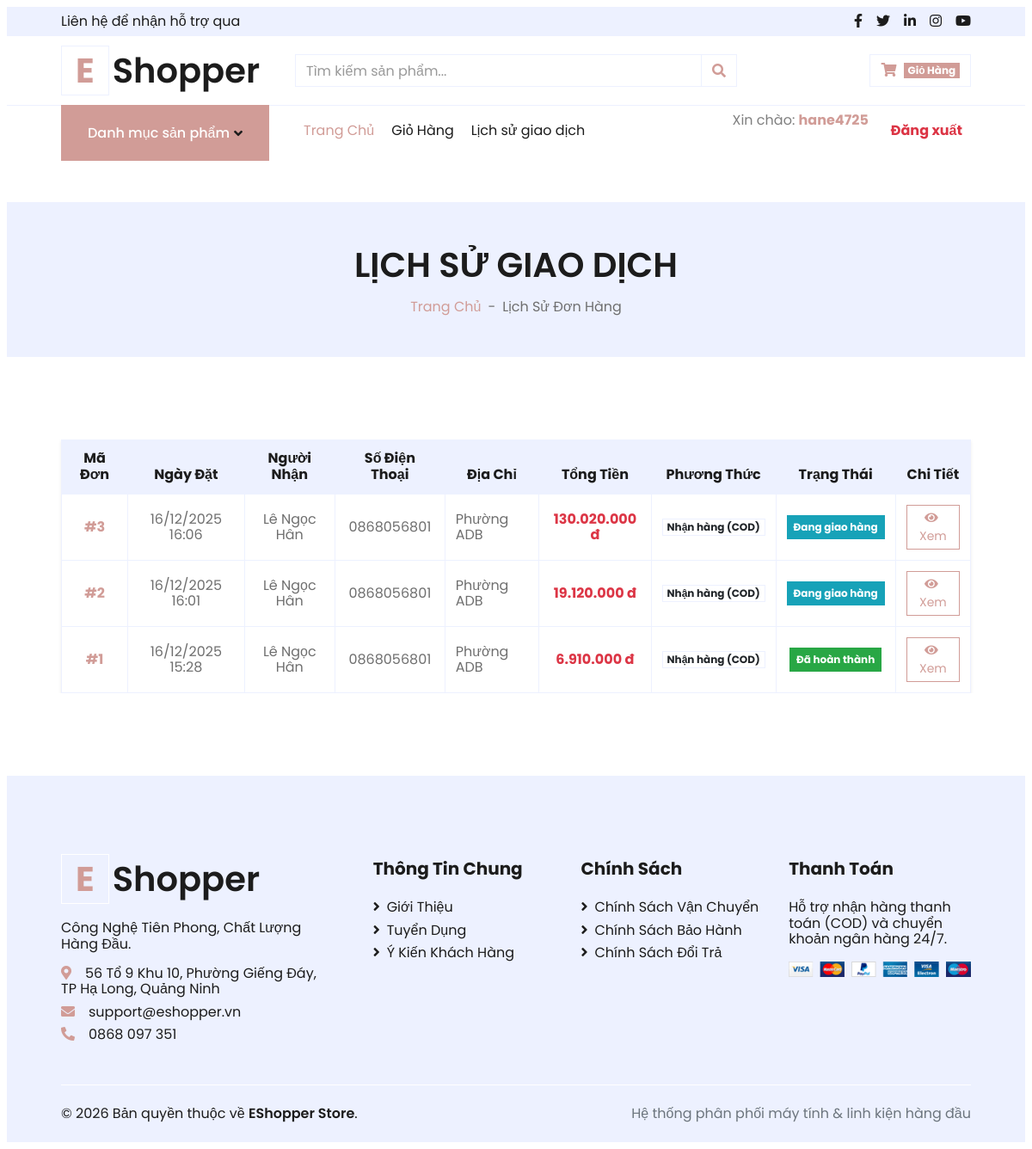
Screenshot of /index.php?controller=LichSuDonHang (signed in) with the database file from the repository.
### tables this page shows
CREATE TABLE `DonHang` (
  `OrderID` INT NOT NULL AUTO_INCREMENT,
  `UserName` VARCHAR(50) NOT NULL,
  `NgayDat` DATETIME DEFAULT CURRENT_TIMESTAMP,
  `TongTien` BIGINT NOT NULL,
  `TrangThai` INT DEFAULT 0 COMMENT '0: Chờ xử lý, 1: Đã xác nhận, 2: Đang giao, 3: Đã giao/hoàn tất',
  `DiaChiGiaoHang` VARCHAR(255) NOT NULL,
  `PhuongThucThanhToan` VARCHAR(50) DEFAULT 'COD',
  PRIMARY KEY (`OrderID`),
  KEY `FK_DonHang_UserName` (`UserName`)
);

CREATE TABLE `NguoiDung` (
  `UserName` VARCHAR(50) NOT NULL,
  `HoTen` VARCHAR(50) NOT NULL,
  `Email` VARCHAR(100) NOT NULL,
  `MatKhau` VARCHAR(255) NOT NULL,
  `SoDienThoai` VARCHAR(20) NOT NULL,
  `DiaChi` VARCHAR(255) NOT NULL,
  `Quyen` INT NOT NULL DEFAULT 1 COMMENT '0: Admin, 1: Khách hàng, 2: Nhân viên/Khác',
  PRIMARY KEY (`UserName`),
  UNIQUE KEY `UQ_NguoiDung_Email` (`Email`)
);

### controllers/LichSuDonHangController.php (called while the page is built, shortened)
<?php
require_once __DIR__ . '/../models/DonHangModel.php';
class LichSuDonHangController {
    public function index() {
        $username = $_SESSION['User'];
        $donHangModel = new DonHangModel();
        $dsDonHang = $donHangModel->layLichSuDonHang($username);
        require_once __DIR__ . '/../views/lich-su-don-hang.php';
    }
}

### config/database.php (called while the page is built, shortened)
<?php
class Database {
    private static $host = 'localhost';
    private static $port = '3306';
    private static $db_name = 'webbanpc';
    private static $username = 'root';
    private static $password = '';
    private static $conn = null;
    public static function getConnection() {
        if (self::$conn === null) {
            try {
                $dsn = "mysql:host=" . self::$host . ";port=" . self::$port . ";dbname=" . self::$db_name . ";charset=utf8mb4";
                self::$conn = new PDO($dsn, self::$username, self::$password, [
                    PDO::ATTR_ERRMODE => PDO::ERRMODE_EXCEPTION,
                    PDO::ATTR_DEFAULT_FETCH_MODE => PDO::FETCH_ASSOC,
                    PDO::ATTR_EMULATE_PREPARES => false,
                    PDO::ATTR_CASE => PDO::CASE_NATURAL
                ]);
            } catch (PDOException $e) {
                self::$connectionError = $e->getMessage();
                return null;
            }
        }
        return self::$conn;
    }
}

### models/DonHangModel.php (called while the page is built, shortened)
<?php
require_once __DIR__ . '/../config/database.php';
class DonHangModel {
    private $db;
    public function __construct() {
        $this->db = Database::getConnection();
    }
    public function layLichSuDonHang($username) {
        $sql = "SELECT dh.*, dh.DiaChiGiaoHang AS DiaChi, dh.PhuongThucThanhToan AS PhuongThuc,
                       nd.HoTen, nd.SoDienThoai
                FROM DonHang dh
                LEFT JOIN NguoiDung nd ON dh.UserName = nd.UserName
                WHERE dh.UserName = :user
                ORDER BY dh.OrderID DESC";
        $stmt = $this->db->prepare($sql);
        $stmt->execute([':user' => $username]);
        return $stmt->fetchAll();
    }
}

### views/lich-su-don-hang.php (the view, shortened to what this page needs)
<?php require_once __DIR__ . '/../includes/header.php'; ?>
<?php require_once __DIR__ . '/../includes/navbar.php'; ?>
<div class="container-fluid bg-secondary mb-5">
    <div class="d-flex flex-column align-items-center justify-content-center" style="min-height: 180px">
        <h1 class="font-weight-semi-bold text-uppercase mb-3">Lịch Sử Giao Dịch</h1>
        <div class="d-inline-flex">
            <p class="m-0"><a href="<?= BASE_URL ?>/index.php">Trang Chủ</a></p>
            <p class="m-0 px-2">-</p>
            <p class="m-0">Lịch Sử Đơn Hàng</p>
        </div>
    </div>
</div>
<div class="container-fluid pt-5">
    <div class="row px-xl-5">
        <div class="col-12 table-responsive mb-5">
            <?php if (!empty($dsDonHang)): ?>
                <table class="table table-bordered text-center mb-0 bg-white shadow-sm">
                    <thead class="bg-secondary text-dark">
                        <tr>
                            <th>Mã Đơn</th>
                            <th>Ngày Đặt</th>
                            <th>Người Nhận</th>
                            <th>Số Điện Thoại</th>
                            <th>Địa Chỉ</th>
                            <th>Tổng Tiền</th>
                            <th>Phương Thức</th>
                            <th>Trạng Thái</th>
                            <th>Chi Tiết</th>
                        </tr>
                    </thead>
                    <tbody class="align-middle">
                        <?php foreach ($dsDonHang as $dh): ?>
                            <?php
                            $statusClass = 'badge-secondary';
                            $statusText = 'Không xác định';
                            switch ($dh['TrangThai']) {
                                case 1: $statusClass = 'badge-info'; $statusText = 'Đang giao hàng'; break;
                                case 2: $statusClass = 'badge-success'; $statusText = 'Đã hoàn thành'; break;
                            }
                            ?>
                            <tr>
                                <td class="align-middle font-weight-bold text-primary">#<?= $dh['OrderID'] ?></td>
                                <td class="align-middle"><?= date('d/m/Y H:i', strtotime($dh['NgayDat'])) ?></td>
                                <td class="align-middle"><?= htmlspecialchars($dh['HoTen']) ?></td>
                                <td class="align-middle"><?= htmlspecialchars($dh['SoDienThoai']) ?></td>
                                <td class="align-middle text-left"><?= htmlspecialchars($dh['DiaChi']) ?></td>
                                <td class="align-middle font-weight-bold text-danger"><?= number_format($dh['TongTien'], 0, ',', '.') ?> đ</td>
                                <td class="align-middle">
                                    <span class="badge badge-light border"><?= ($dh['PhuongThuc'] === 'COD') ? 'Nhận hàng (COD)' : 'Chuyển khoản' ?></span>
                                </td>
                                <td class="align-middle">
                                    <span class="badge <?= $statusClass ?> p-2 font-weight-bold"><?= $statusText ?></span>
                                </td>
                                <td class="align-middle">
                                    <a href="<?= BASE_URL ?>/index.php?controller=LichSuDonHang&action=chiTiet&id=<?= $dh['OrderID'] ?>" class="btn btn-sm btn-outline-primary">
                                        <i class="fa fa-eye mr-1"></i>Xem
                                    </a>
                                </td>
                            </tr>
                        <?php endforeach; ?>
                    </tbody>
                </table>
            <?php endif; ?>
        </div>
    </div>
</div>
<?php require_once __DIR__ . '/../includes/footer.php'; ?>

### rows the page displays
donhang: OrderID "3", NgayDat "16/12/2025 16:06", UserName.HoTen "Lê Ngọc Hân", UserName.SoDienThoai "0868056801", DiaChiGiaoHang "Phường ADB", TongTien "130.020.000", PhuongThucThanhToan "Nhận hàng (COD)", TrangThai "Đang giao hàng"
donhang: OrderID "2", NgayDat "16/12/2025 16:01", UserName.HoTen "Lê Ngọc Hân", UserName.SoDienThoai "0868056801", DiaChiGiaoHang "Phường ADB", TongTien "19.120.000", PhuongThucThanhToan "Nhận hàng (COD)", TrangThai "Đang giao hàng"
donhang: OrderID "1", NgayDat "16/12/2025 15:28", UserName.HoTen "Lê Ngọc Hân", UserName.SoDienThoai "0868056801", DiaChiGiaoHang "Phường ADB", TongTien "6.910.000", PhuongThucThanhToan "Nhận hàng (COD)", TrangThai "Đã hoàn thành"

### other values shown
$currentUser "hane4725"
